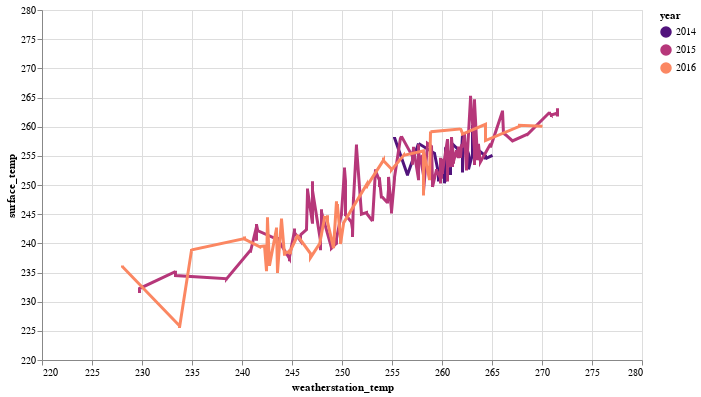

Notebook code cell kept with this figure:
### Code cell
#based off of this example https://colab.research.google.com/github/google/earthengine-community/blob/master/tutorials/time-series-visualization-with-altair/index.ipynb#scrollTo=p3GeYhrjYBwI

highlight = alt.selection(
    type='single', on='mouseover', fields=['year'], nearest=True)

base = alt.Chart(margretTemperatures).encode(
    x=alt.X('weatherstation_temp:Q', scale=alt.Scale(domain=[220, 280],clamp=True)),
    y=alt.Y('surface_temp:Q', scale=alt.Scale(domain=[220, 280])),
    color=alt.Color('year:O', scale=alt.Scale(scheme='magma')))

points = base.mark_circle().encode(
    opacity=alt.value(0),
    tooltip=[
        alt.Tooltip('year:O', title='Year'),
        alt.Tooltip('weatherstation_temp:Q', title='Weather Station Temperature'),
        alt.Tooltip('surface_temp:Q', title='Surface Temperature From Landsat')
    ]).add_selection(highlight)

lines = base.mark_line().encode(
    size=alt.condition(~highlight, alt.value(1), alt.value(3)))

(points + lines).properties(width=600, height=350).interactive()

### Figure 1 — Vega-Lite specification as saved in the notebook (floating-point values rounded to 4 significant figures; data arrays with more than 128 entries replaced by an {"elided": "..."} marker saying what was removed)
{"config": {"view": {"continuousWidth": 400, "continuousHeight": 300}}, "layer": [{"mark": "circle", "encoding": {"color": {"type": "ordinal", "field": "year", "scale": {"scheme": "magma"}}, "opacity": {"value": 0}, "tooltip": [{"type": "ordinal", "field": "year", "title": "Year"}, {"type": "quantitative", "field": "weatherstation_temp", "title": "Weather Station Temperature"}, {"type": "quantitative", "field": "surface_temp", "title": "Surface Temperature From Landsat"}], "x": {"type": "quantitative", "field": "weatherstation_temp", "scale": {"clamp": true, "domain": [220, 280]}}, "y": {"type": "quantitative", "field": "surface_temp", "scale": {"domain": [220, 280]}}}, "selection": {"selector006": {"type": "single", "on": "mouseover", "fields": ["year"], "nearest": true}, "selector007": {"type": "interval", "bind": "scales", "encodings": ["x", "y"]}}}, {"mark": "line", "encoding": {"color": {"type": "ordinal", "field": "year", "scale": {"scheme": "magma"}}, "size": {"condition": {"value": 1, "selection": {"not": "selector006"}}, "value": 3}, "x": {"type": "quantitative", "field": "weatherstation_temp", "scale": {"clamp": true, "domain": [220, 280]}}, "y": {"type": "quantitative", "field": "surface_temp", "scale": {"domain": [220, 280]}}}}], "data": {"name": "data-3836b1820f8484045b7b4ae5350808a4"}, "height": 350, "width": 600, "$schema": "https://vega.github.io/schema/vega-lite/v4.8.1.json", "datasets": {"data-3836b1820f8484045b7b4ae5350808a4": {"elided": "2511 records"}}}
